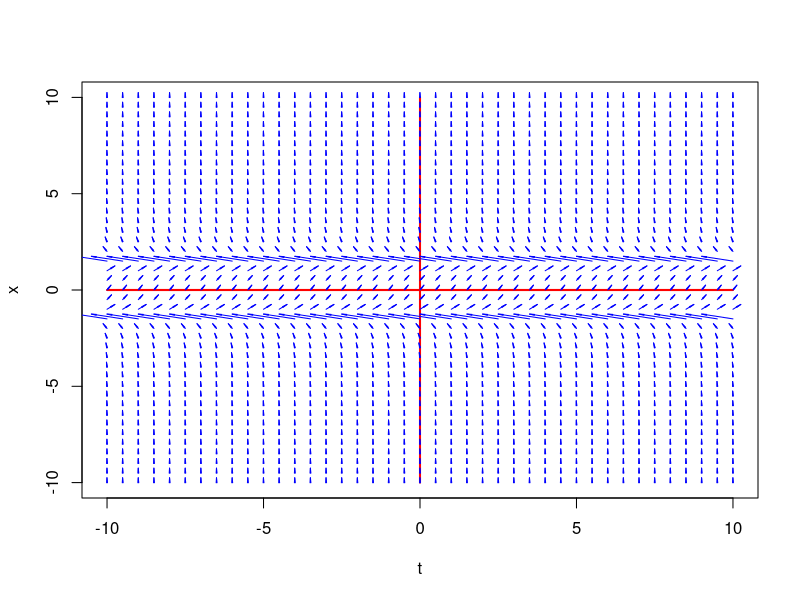

Reproduce this figure in R.
y=seq(-10,10,0.5)
x=seq(-10,10,0.5)
pendiente=rep(0,length(x))
A=2
e=0.25
#plot(x,2*x,xlim =c(-10,10), ylim=c(-10,10),type='l',col='red')
#plot(x,exp(A*x),xlim =c(-10,10), ylim=c(-10,10),type='l',col='red')
#plot(x,(sqrt(A)*exp(2*sqrt(A)*x)-sqrt(A))/(exp(2*sqrt(A)*x)+1),xlim =c(-10,10), ylim=c(-10,10),type='l',col='red')
plot(x,pendiente,xlim =c(-10,10), ylim=c(-10,10),type='l',col='red',lwd=2,xlab = 't',ylab = 'x')
lines(pendiente,y,xlim =c(-10,10), ylim=c(-10,10),type='l',col='red',lwd=2)
for(j in 1:length(y)){
  for(i in 1:length(x)){
    pendiente[j]=A-(y[j]^2)
   arrows(x[i],y[j],((pendiente[j]*x[i])-y[j]+y[j]+e)/(pendiente[j]),y[j]+e,length = 0.05,angle = 5,col = 'blue')
    #points(x[i],y[j])
  }
}


